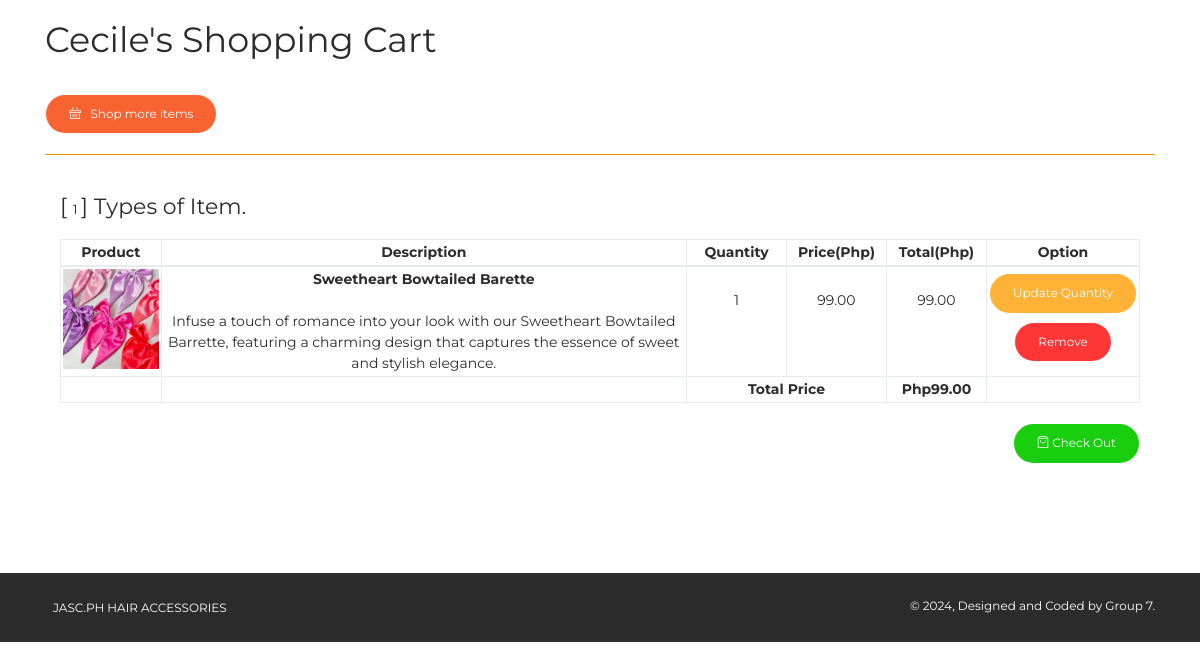
Page /pages/user_cart.php (signed in) on the committed database.
### tables this page shows
CREATE TABLE `users` (
  `user_id` int(11) NOT NULL,
  `firstname` varchar(50) NOT NULL,
  `middlename` varchar(50) NOT NULL,
  `lastname` varchar(50) NOT NULL,
  `address` varchar(300) NOT NULL,
  `email` varchar(50) NOT NULL,
  `contact` varchar(50) NOT NULL,
  `username` varchar(50) NOT NULL,
  `password` varchar(50) NOT NULL
);

CREATE TABLE `order_details` (
  `order_details_id` int(11) NOT NULL,
  `prod_id` int(11) NOT NULL,
  `prod_qty` int(11) NOT NULL,
  `total_qty` varchar(30) NOT NULL,
  `total` decimal(10,2) NOT NULL,
  `user_id` int(11) NOT NULL,
  `order_id` varchar(30) NOT NULL
);

CREATE TABLE `products` (
  `prod_id` int(11) NOT NULL,
  `prod_name` varchar(50) NOT NULL,
  `prod_color` varchar(255) NOT NULL,
  `prod_desc` varchar(500) NOT NULL,
  `prod_qty` int(11) NOT NULL,
  `prod_cost` decimal(10,2) NOT NULL,
  `prod_price` decimal(10,2) NOT NULL,
  `category` varchar(100) NOT NULL,
  `supplier` varchar(100) NOT NULL,
  `prod_serial` varchar(50) NOT NULL,
  `prod_pic1` varchar(500) NOT NULL,
  `prod_pic2` varchar(500) NOT NULL,
  `prod_pic3` varchar(500) NOT NULL
);

### pages/user_cart.php (the view, shortened to what this page needs)
<!DOCTYPE html>
<html lang="en">
<head>
    <link rel="stylesheet" href="https://maxcdn.bootstrapcdn.com/font-awesome/latest/css/font-awesome.min.css" />
    <link href="../assets/css/bootstrap.min.css" rel="stylesheet" />
    <link href="../assets/css/now-ui-kit.css?v=1.1.0" rel="stylesheet" />
    <link href="../assets/css/demo.css" rel="stylesheet" />
    <link rel="stylesheet" href="../plugins/datatables/dataTables.bootstrap.css">
</head>
<body class="index-page sidebar-collapse">
    <div class="wrapper"><br>
        <div class="main">
            <div class="section section-basic">
                <div class="container">
                      <h2>       <?php
                                 include('../config/dbconn.php');
                                 $query=mysqli_query($dbconn,"SELECT * FROM `users` WHERE user_id='".$_SESSION['id']."'");
                                 $row=mysqli_fetch_array($query);
                                 echo $row['firstname'];
                                ?>'s Shopping Cart
                      </h2>
                      <a class="btn btn-primary btn-round" href="user_index.php"><i class="now-ui-icons shopping_basket"></i> &nbsp Shop more items</a>
                      <hr color="orange">
                <div class="col-md-12">
                <br>
                <div class="panel panel-success panel-size-custom">
                        <div class="panel-body">
      <?php
        $user_id = $_SESSION['id'];
        $query3=mysqli_query($dbconn,"SELECT * FROM order_details WHERE user_id='$user_id' AND order_id=''") or die (mysql_error());
        $count2=mysqli_num_rows($query3);
      ?>
  <form method="post" action="user_payment.php">
    <h5>[ <small><?php echo $count2;?> </small>] Types of Item.</h5>
      <table class="table table-condensed table-bordered">
              <thead>
                <tr>
                  <th>Product</th>
                  <th>Description</th>
                  <th width="100">Quantity</th>
                  <th width="100">Price(Php)</th>
                  <th width="100">Total(Php)</th>
                  <th width="100">Option</th>
                </tr>
              </thead>
              <tbody>
          <?php
            $query=mysqli_query($dbconn,"SELECT * FROM order_details WHERE user_id='$user_id' and order_id=''") or die (mysqli_error());
            while($row=mysqli_fetch_array($query)){
            $prod_id=$row['prod_id'];
            $query2=mysqli_query($dbconn,"SELECT * FROM products WHERE prod_id='$prod_id'") or die (mysqli_error());
            $row2=mysqli_fetch_array($query2);
          ?>
              <tr>
                  <td> <img width="150" height="100" src="../uploads/<?php echo $row2['prod_pic1'];?>" alt=""/></td>
                  <td><b><?php echo $row2['prod_name'];?></b><br><br>
                    <?php echo $row2['prod_desc'];
                    ?>
                  </td>
                  <td><br><?php  echo $row['prod_qty']; ?></td>
                  <td><br><?php  echo $row2['prod_price']; ?></td>
                  <td><br><?php echo $row['total'];?></td>
                  <td>
                    <a href="edit_order_details.php?order_id=<?php echo $row['order_details_id'];?>" ><button class="btn btn-warning btn-round" type="button">Update Quantity</button></a>
                     <a href="delete_order_details.php?order_id=<?php echo $row['order_details_id'];?>" ><button class="btn btn-danger btn-round" onclick="return confirm('Are you sure you want to delete?')" type="button">Remove</button></a>
                  </td>
                  <?php
                 } ?>
              </tr>
              <tr>
                  <td></td>
                  <td></td>
                  <td colspan="2" align="right"><b>Total Price</b></td>
                  <td class="label label-important"> <strong>
                     <?php
                      $result5 = mysqli_query($dbconn,"SELECT sum(total) FROM order_details WHERE user_id='$user_id' and order_id=''");
                      while($row5 = mysqli_fetch_array($result5))
                        {
                        echo 'Php'.$row5['sum(total)'];
                        }
                      ?></strong>
                  </td>
                  <td></td>
              </tr>
              </tbody>
          </table>
                <?php
              if($count2==0 ){
            ?>
                <script type="text/javascript">
                  alert("Shopping Cart Empty! Add an item.");
                  window.location= "user_index.php";
                </script>
               <?php
              }else{
            ?>
                <button  type="submit" id="" onclick="return confirm('Are you sure you want to Checkout?')" name="submit" class="btn btn-success btn-round pull-right" data-toggle="modal" data-target="#myModal">
                <i class="now-ui-icons shopping_bag-16"></i> Check Out</button>
                      <?php
                }
              ?>
    </form>
                        </div>
                    </div>
                </div>
            </div>
        </div>
<br><br><br><br>
<footer class="footer" data-background-color="black">
            <div class="container">
                <nav>
                    <ul>
                        <li>
                            <a href="" target="_blank">
                                 JASC.ph Hair Accessories
                            </a>
                        </li>
                    </ul>
                </nav>
                <div class="copyright">
                    &copy;
                    , Designed and Coded by Group 7.
                </div>
            </div>
        </footer>
    </div>
</body>
</html>

### assets/css/demo.css (style rules this page uses)
.section-basic { padding-top: 0; }

### rows in the picture
users: firstname "Cecile"
order_details: prod.prod_pic1 (picture), prod.prod_name "Sweetheart Bowtailed Barette", prod.prod_desc "Infuse a touch of romance into your look with our Sweetheart Bowtailed Barrette, featuring a charming design that captures the essence of sweet and stylish elegance.", prod_qty "1", prod.prod_price "99.00", total "99.00"

### other values in the picture
$count2 "1"
$row5['sum(total)'] "99.00"
